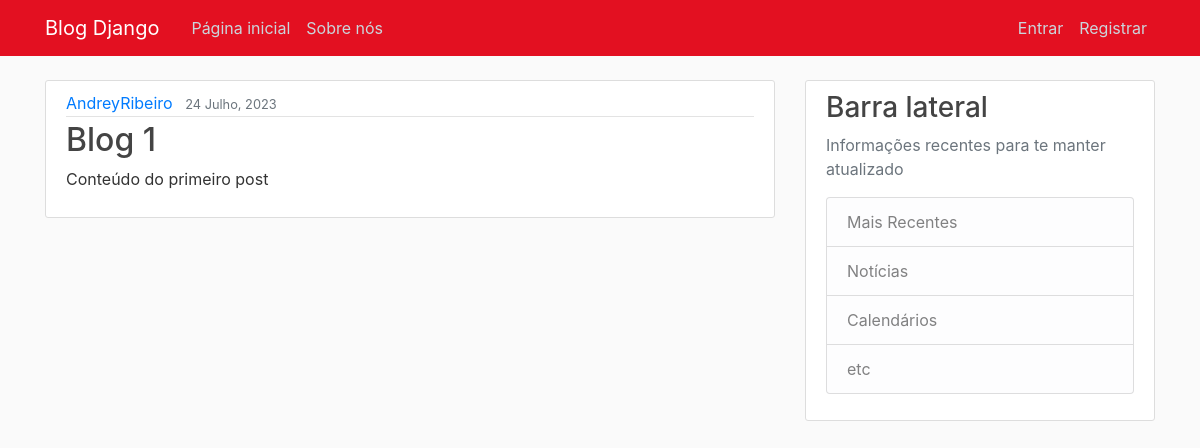
The page / on the database its author committed.
### blog/models.py (models this page shows, shortened)
class Post(models.Model):
    titulo = models.CharField(max_length=100)
    conteudo = models.TextField()
    data = models.DateTimeField(default=timezone.now)
    autor = models.ForeignKey(User, on_delete=models.CASCADE)
    objects = models.Manager()

### blog/views.py (the view)
# urls.py: path('', views.home, name='blog-home'),
def home(request):
    contexto = {
        'posts': Post.objects.all()
    }
    return render(request, 'blog/home.html', contexto)

### blog/templates/blog/home.html
{% extends "blog/base.html" %}
{% block content %}
    {% for post in posts %}
        <article class="media content-section">
          <div class="media-body">
            <div class="article-metadata">
              <a class="mr-2" href="#">{{ post.autor }}</a>
              <small class="text-muted">{{ post.data|date:"d F, Y" }}</small>
            </div>
            <h2><a class="article-title" href="#">{{ post.titulo }}</a></h2>
            <p class="article-content">{{ post.conteudo }}</p>
          </div>
        </article>
    {% endfor %}
{% endblock content %}

### blog/static/blog/main.css (style rules this page uses)
body { background: #fafafa; color: #333333; margin-top: 5rem; }
h1, h2, h3, h4, h5, h6 { color: #444444; }
.content-section { background: #ffffff; padding: 10px 20px; border: 1px solid #dddddd; border-radius: 3px; margin-bottom: 20px; }
.article-title { color: #444444; }
.article-content { white-space: pre-line; }
.article-metadata { padding-bottom: 1px; margin-bottom: 4px; border-bottom: 1px solid #e3e3e3 }

### rows shown on the page
Post: autor "AndreyRibeiro", data "24 Julho, 2023", titulo "Blog 1", conteudo "Conteúdo do primeiro post"
